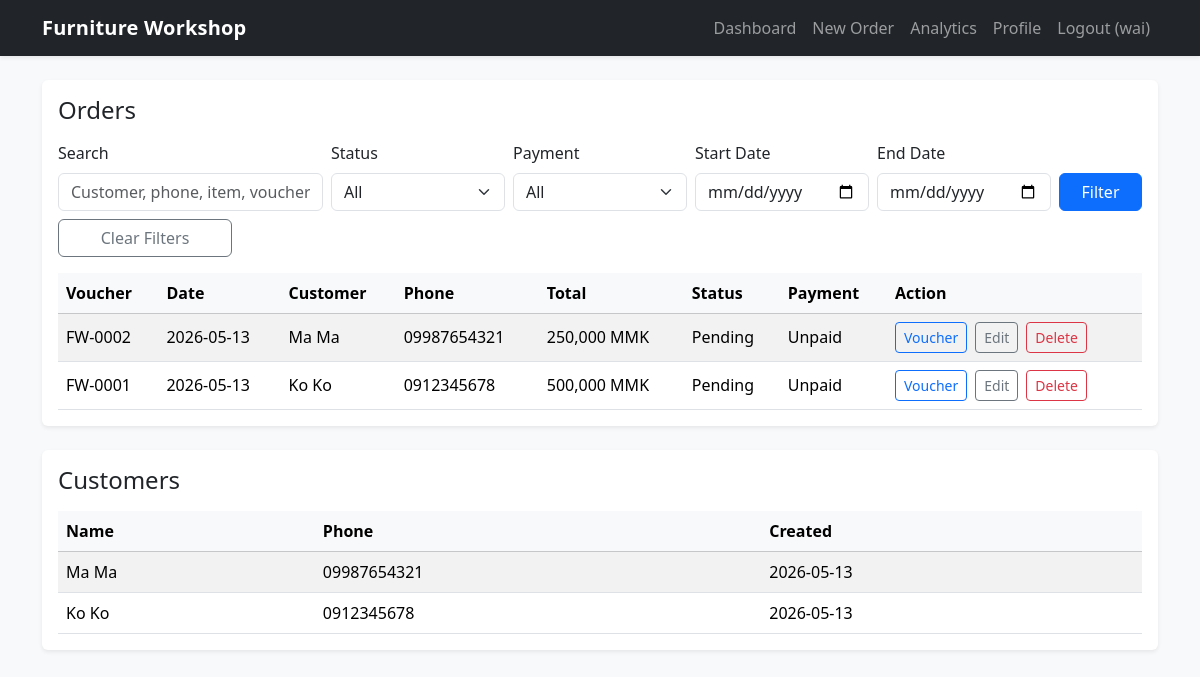
/ (signed in), run on the app's committed database.
### tables this page shows
CREATE TABLE users (
            id INTEGER PRIMARY KEY AUTOINCREMENT,
            username TEXT NOT NULL UNIQUE,
            password_hash TEXT NOT NULL,
            created_at TEXT NOT NULL
        );

CREATE TABLE orders (
            id INTEGER PRIMARY KEY AUTOINCREMENT,
            user_id INTEGER NOT NULL,
            voucher_number TEXT NOT NULL,
            customer_id INTEGER NOT NULL,
            order_date TEXT NOT NULL,
            deposit REAL NOT NULL DEFAULT 0,
            total_amount REAL NOT NULL DEFAULT 0,
            balance REAL NOT NULL DEFAULT 0,
            status TEXT NOT NULL,
            payment_status TEXT NOT NULL,
            notes TEXT,
            created_at TEXT NOT NULL,
            FOREIGN KEY (user_id) REFERENCES users(id),
            FOREIGN KEY (customer_id) REFERENCES customers(id)
        );

CREATE TABLE customers (
            id INTEGER PRIMARY KEY AUTOINCREMENT,
            user_id INTEGER NOT NULL,
            name TEXT NOT NULL,
            phone_number TEXT NOT NULL,
            created_at TEXT NOT NULL,
            FOREIGN KEY (user_id) REFERENCES users(id),
            UNIQUE(user_id, phone_number)
        );

### app.py (the view)
@app.route("/")
@login_required
def index() -> str:
    init_db()
    db = get_db()
    user_id = int(current_user.id)
    search = request.args.get("search", "").strip()
    status = request.args.get("status", "All")
    payment = request.args.get("payment", "All")
    start_date = normalize_filter_date(request.args.get("start_date", ""))
    end_date = normalize_filter_date(request.args.get("end_date", ""))
    if status not in ["All", *STATUSES]:
        status = "All"
    if payment not in ["All", *PAYMENT_STATUSES]:
        payment = "All"
    conditions = ["o.user_id = ?"]
    params: list[Any] = [user_id]
    if search:
        conditions.append(
            "(o.voucher_number LIKE ? OR c.name LIKE ? OR c.phone_number LIKE ? OR EXISTS (SELECT 1 FROM order_items i WHERE i.order_id = o.id AND i.item_name LIKE ?))"
        )
        like = f"%{search}%"
        params.extend([like, like, like, like])
    if status != "All":
        conditions.append("o.status = ?")
        params.append(status)
    if payment != "All":
        conditions.append("o.payment_status = ?")
        params.append(payment)
    if start_date:
        conditions.append("o.order_date >= ?")
        params.append(start_date)
    if end_date:
        conditions.append("o.order_date <= ?")
        params.append(end_date)
    where_clause = f"WHERE {' AND '.join(conditions)}"
    orders = db.execute(
        f"""
        SELECT o.id, o.voucher_number, o.order_date, o.total_amount, o.status, o.payment_status,
               c.name AS customer_name, c.phone_number
        FROM orders o
        JOIN customers c ON c.id = o.customer_id
        {where_clause}
        ORDER BY o.created_at DESC
        """,
        params,
    ).fetchall()
    customers = db.execute(
        "SELECT id, name, phone_number, created_at FROM customers WHERE user_id = ? ORDER BY created_at DESC",
        (user_id,),
    ).fetchall()
    return render_template(
        "index.html",
        orders=orders,
        customers=customers,
        delete_form=DeleteForm(),
        statuses=STATUSES,
        payment_statuses=PAYMENT_STATUSES,
        filters={
            "search": search,
            "status": status,
            "payment": payment,
            "start_date": start_date,
            "end_date": end_date,
        },
    )

### forms.py
class DeleteForm(FlaskForm):
    pass

class LogoutForm(FlaskForm):
    pass

### app.py (called while the page is built, shortened)
@login_manager.user_loader
def load_user(user_id: str) -> User | None:
    db = get_db()
    row = db.execute(
        "SELECT id, username FROM users WHERE id = ?", (user_id,)
    ).fetchone()
    if not row:
        return None
    return User(id=int(row["id"]), username=row["username"])

def get_db() -> sqlite3.Connection:
    if "db" not in g:
        g.db = sqlite3.connect(DB_PATH)
        g.db.row_factory = sqlite3.Row
        g.db.execute("PRAGMA foreign_keys = ON")
    return g.db

@app.after_request
def add_security_headers(response: Any) -> Any:
    response.headers["X-Frame-Options"] = "DENY"
    response.headers["X-Content-Type-Options"] = "nosniff"
    response.headers["Referrer-Policy"] = "strict-origin-when-cross-origin"
    response.headers["Content-Security-Policy"] = (
        "default-src 'self'; "
        "script-src 'self' https://cdn.jsdelivr.net 'unsafe-inline'; "
        "style-src 'self' https://cdn.jsdelivr.net 'unsafe-inline'; "
        "img-src 'self' data:; "
        "font-src 'self' https://cdn.jsdelivr.net; "
        "connect-src 'self'; "
        "frame-ancestors 'none'; "
        "form-action 'self'; "
        "base-uri 'self'"
    )
    return response

def ensure_legacy_columns(db: sqlite3.Connection) -> None:
    order_cols = {
        row["name"] for row in db.execute("PRAGMA table_info(orders)").fetchall()
    }
    customer_cols = {
        row["name"] for row in db.execute("PRAGMA table_info(customers)").fetchall()
    }
    db.commit()

def normalize_filter_date(value: str) -> str:
    try:
        parsed = datetime.strptime(value.strip(), "%Y-%m-%d").date()
    except (AttributeError, ValueError):
        return ""
    return parsed.isoformat()

@app.context_processor
def inject_forms() -> dict[str, Any]:
    return {"logout_form": LogoutForm()}

### templates/index.html (shortened to what this page needs)
{% extends "base.html" %}
{% block content %}
<div class="card border-0 shadow-sm mb-4">
  <div class="card-body">
    <h2 class="h4 mb-3">Orders</h2>
    <form method="get" class="row g-2 align-items-end">
      <div class="col-12 col-md-6 col-lg-3">
        <label class="form-label">Search</label>
        <input class="form-control" name="search" value="{{ filters.search }}"
          placeholder="Customer, phone, item, voucher" />
      </div>
      <div class="col-6 col-md-3 col-lg-2">
        <label class="form-label">Status</label>
        <select class="form-select" name="status">
          <option>All</option>
        </select>
      </div>
      <div class="col-6 col-md-3 col-lg-2">
        <label class="form-label">Payment</label>
        <select class="form-select" name="payment">
          <option>All</option>
        </select>
      </div>
      <div class="col-6 col-md-3 col-lg-2">
        <label class="form-label">Start Date</label>
        <input class="form-control" type="date" name="start_date" value="{{ filters.start_date }}" />
      </div>
      <div class="col-6 col-md-3 col-lg-2">
        <label class="form-label">End Date</label>
        <input class="form-control" type="date" name="end_date" value="{{ filters.end_date }}" />
      </div>
      <div class="col-12 col-lg-1 d-grid">
        <button class="btn btn-primary" type="submit">Filter</button>
      </div>
      <div class="col-12 col-lg-2 d-grid">
        <a class="btn btn-outline-secondary" href="{{ url_for('index') }}">Clear Filters</a>
      </div>
    </form>
    <div class="table-responsive mt-3">
      <table class="table table-striped table-hover align-middle mb-0">
        <thead class="table-light">
          <tr>
            <th>Voucher</th>
            <th>Date</th>
            <th>Customer</th>
            <th>Phone</th>
            <th>Total</th>
            <th>Status</th>
            <th>Payment</th>
            <th>Action</th>
          </tr>
        </thead>
        <tbody>
          {% for o in orders %}
          <tr>
            <td>{{ o.voucher_number }}</td>
            <td>{{ o.order_date[:10] }}</td>
            <td>{{ o.customer_name }}</td>
            <td>{{ o.phone_number }}</td>
            <td>{{ "{:,.0f}".format(o.total_amount) }} MMK</td>
            <td>{{ o.status }}</td>
            <td>{{ o.payment_status }}</td>
            <td>
              <div class="d-flex flex-wrap gap-2">
                <a class="btn btn-sm btn-outline-primary" href="{{ url_for('voucher', order_id=o.id) }}">Voucher</a>
                <a class="btn btn-sm btn-outline-secondary" href="{{ url_for('edit_order', order_id=o.id) }}">Edit</a>
                <form method="post" action="{{ url_for('delete_order', order_id=o.id) }}"
                  onsubmit="return confirm('Delete this order?')">
                  <button type="submit" class="btn btn-sm btn-outline-danger">Delete</button>
                </form>
              </div>
            </td>
          </tr>
          {% else %}
          <tr>
            <td colspan="8" class="text-center py-4">No orders found.</td>
          </tr>
          {% endfor %}
        </tbody>
      </table>
    </div>
  </div>
</div>
<div class="card border-0 shadow-sm">
  <div class="card-body">
    <h2 class="h4 mb-3">Customers</h2>
    <div class="table-responsive">
      <table class="table table-striped mb-0">
        <thead class="table-light">
          <tr>
            <th>Name</th>
            <th>Phone</th>
            <th>Created</th>
          </tr>
        </thead>
        <tbody>
          {% for c in customers %}
          <tr>
            <td>{{ c.name }}</td>
            <td>{{ c.phone_number }}</td>
            <td>{{ c.created_at[:10] }}</td>
          </tr>
          {% else %}
          <tr>
            <td colspan="3" class="text-center py-4">No customers yet.</td>
          </tr>
          {% endfor %}
        </tbody>
      </table>
    </div>
  </div>
</div>
{% endblock %}

### templates/base.html (shortened to what this page needs)
<!doctype html>
<html lang="en">
<head>
  <link href="https://cdn.jsdelivr.net/npm/bootstrap@5.3.3/dist/css/bootstrap.min.css" rel="stylesheet">
  <link rel="stylesheet" href="{{ url_for('static', filename='styles.css') }}" />
</head>
<body class="bg-light">
  <nav class="navbar navbar-expand-lg navbar-dark bg-dark shadow-sm">
    <div class="container">
      <a class="navbar-brand fw-semibold" href="{{ url_for('index') }}">Furniture Workshop</a>
      <div class="collapse navbar-collapse" id="mainNav">
        <ul class="navbar-nav ms-auto mb-2 mb-lg-0">
          {% if current_user.is_authenticated %}
          <li class="nav-item"><a class="nav-link" href="{{ url_for('index') }}">Dashboard</a></li>
          <li class="nav-item"><a class="nav-link" href="{{ url_for('new_order') }}">New Order</a></li>
          <li class="nav-item"><a class="nav-link" href="{{ url_for('analytics') }}">Analytics</a></li>
          <li class="nav-item"><a class="nav-link" href="{{ url_for('profile') }}">Profile</a></li>
          <li class="nav-item">
            <form method="post" action="{{ url_for('logout') }}" class="d-flex">
              <button type="submit" class="nav-link btn btn-link text-decoration-none">Logout ({{ current_user.username }})</button>
            </form>
          </li>
          {% else %}
          <li class="nav-item"><a class="nav-link" href="{{ url_for('login') }}">Login</a></li>
          <li class="nav-item"><a class="nav-link" href="{{ url_for('register') }}">Register</a></li>
          {% endif %}
        </ul>
      </div>
    </div>
  </nav>
  <main class="container py-4">
    {% block content %}{% endblock %}
  </main>
</body>
</html>

### static/styles.css (style rules this page uses)
body { min-height: 100vh; }
.navbar-brand { letter-spacing: 0.2px; }

### data on the page
users: username "wai"
orders: voucher_number "FW-0002", order_date "2026-05-13", customer_name "Ma Ma", phone_number "09987654321", total_amount "250,000", status "Pending", payment_status "Unpaid"
orders: voucher_number "FW-0001", order_date "2026-05-13", customer_name "Ko Ko", phone_number "0912345678", total_amount "500,000", status "Pending", payment_status "Unpaid"
customers: name "Ma Ma", phone_number "09987654321", created_at "2026-05-13"
customers: name "Ko Ko", phone_number "0912345678", created_at "2026-05-13"
